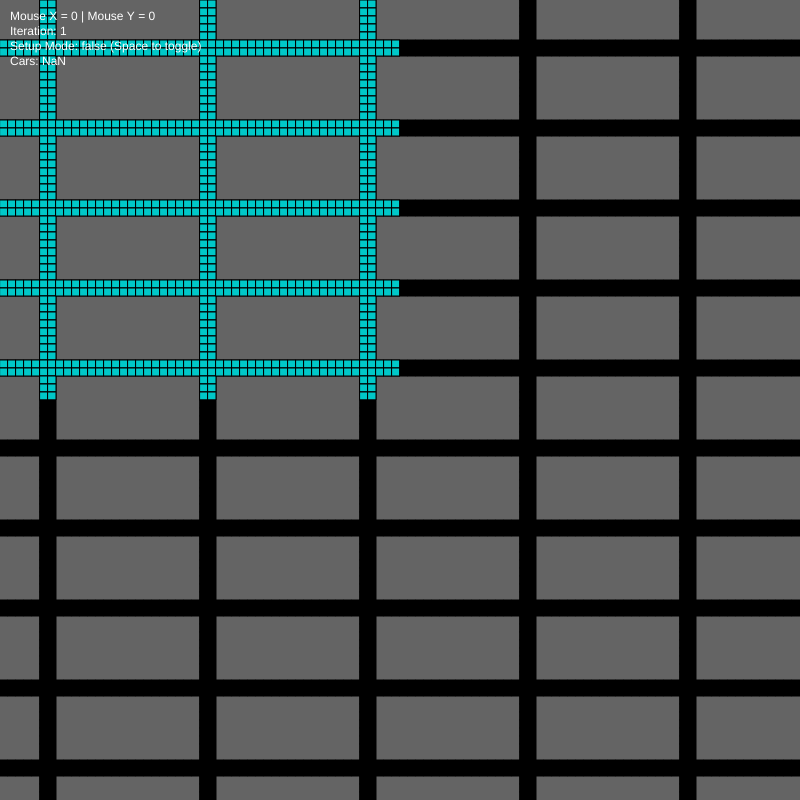
Frame 1 (no input)
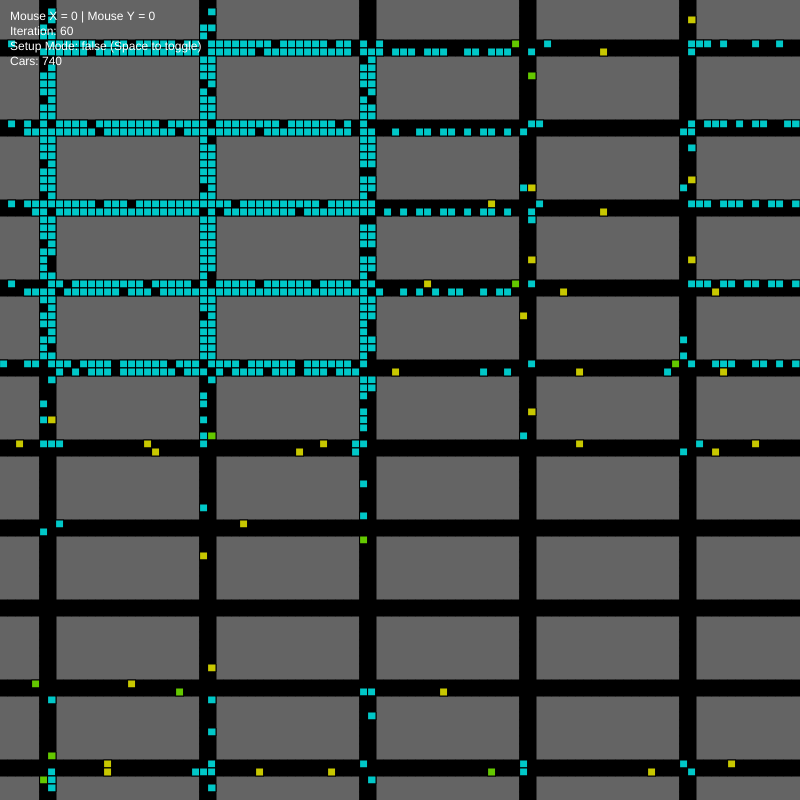
Frame 60 (no input)
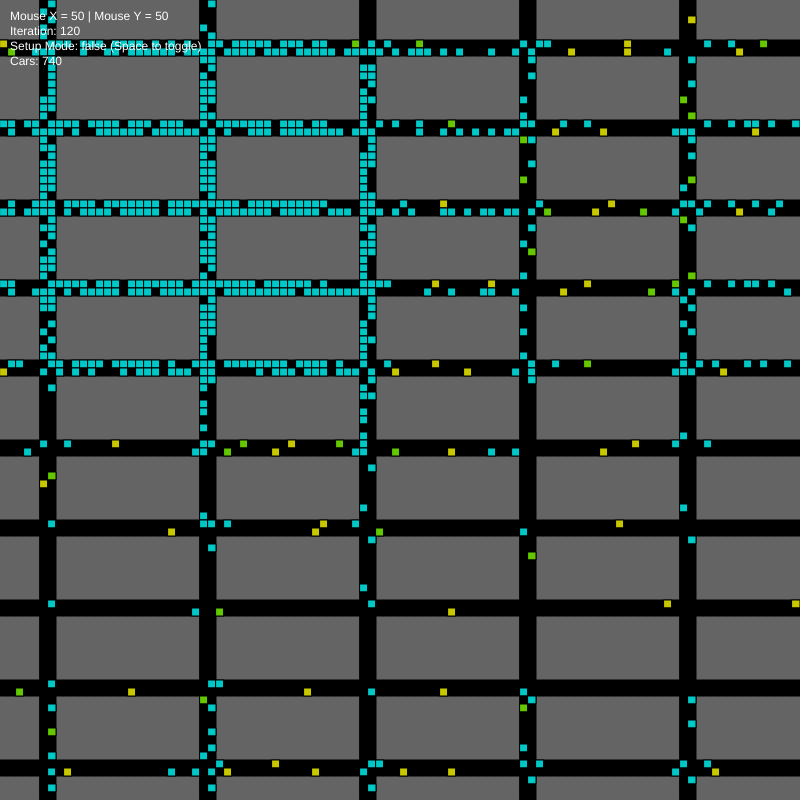
Frame 120 (the mouse pressed at the canvas centre since frame 60)

The p5.js sketch that drew these frames (run headless with seeded random() and noise() and a simulated clock; from frame 60 on, the mouse is pressed at the canvas centre):

// p5.js sketch
// ── sketch.js
// afc_05_cells_n_stuff
// Dima Konev
// September 19 2017

// EMPTY anything is zero
const EMPTY = 0;

// directions
const NORTH = 1;
const EAST = 2;
const SOUTH = 3;
const WEST = 4;

// types of things on the ground
const ROAD  = 1;
const INTERSECTION = 2;

// types of road "contents"
const CAR = -1;
const WRECK = -2;


function Cell() {
    this.type = EMPTY;

    this.direction = EMPTY;
    this.destination = EMPTY;

    this.content = new Content();
};

function Content() {
    this.type = EMPTY;
    this.cooldown = 0;
    this.wait = 0;
}

//resolution
var resX = 8;
var resY = 8;

//the two fields
var lifeField = [];
var lifeField2 = [];

//variables for swapping around
var currentLF;
var lastLF;
var temp;

//dimensions of the field
var a;
var b;

var iterations = 0;

//mode to place cells
var setupMode = false;
//mode where each cell has a 1 in 10000 chance of randomly changing 



function setup() {
    res = 8;
    resX = res;
    resY = res;
    createCanvas(800, 800);
    //get dimensions
    a = parseInt(width/resX);
    b = parseInt(height/resY);

    a = 100;
    b = 100;


    //create two empty fields
    for(var i = 0; i < a; i++) {
        lifeField[i] = [];
        lifeField2[i] = [];
        for(var j = 0; j < b; j++) {
            lifeField[i][j] = new Cell();
            lifeField2[i][j] = new Cell();
        }
    }
 

    currentLF = lifeField;
    lastLF = lifeField2;

    for(var i = 5; i < a; i+=20) {
        for(var j = 0; j < b; j++) {
            createRoad(i, j, SOUTH, SOUTH);
            createRoad(i + 1, j, NORTH, NORTH);
        }
    }
    for(var j = 5; j < b; j+=10) {
        for (var i = 0; i < a; i++) {
            if (getCell(i, j).type == ROAD) {
                createIntersection(i, j, WEST, getCell(i, j).direction, WEST, getCell(i, j).destination);
            }
            else {
                createRoad(i, j, WEST, WEST);
            }
            if (getCell(i, j + 1).type == ROAD) {
                createIntersection(i, j + 1, EAST, getCell(i, j + 1).direction, EAST, getCell(i, j + 1).destination);
            }
            else {
                createRoad(i, j + 1, EAST, EAST);
            }
        }
    }


    carCounter = 0;
    for(var i = 0; i < a / 2; i++) {
        for(var j = 0; j < b / 2; j++) {
            carCounter++;
            if (getCell(i, j).type != EMPTY) {
                if (carCounter % 1 == 0) {
                    createContent(i, j, CAR, 2, 2);
                }
            }
        }
    }


    /*
    createRoad(11, 10, ROAD, EAST, EAST);
    createRoad(12, 10, ROAD, EAST, EAST);
    createRoad(13, 10, ROAD, EAST, EAST);
    createRoad(14, 10, ROAD, EAST, EAST);
    createRoad(15, 10, ROAD, EAST, EAST);
    createRoad(16, 10, ROAD, EAST, EAST);
    createRoad(17, 10, ROAD, EAST, EAST);
    createRoad(18, 10, ROAD, EAST, EAST);
    createRoad(19, 10, ROAD, EAST, SOUTH);
    createRoad(19, 11, ROAD, SOUTH, SOUTH);
    createRoad(19, 12, ROAD, SOUTH, SOUTH);
    createRoad(19, 13, ROAD, SOUTH, SOUTH);
    createRoad(19, 14, ROAD, SOUTH, SOUTH);
    createRoad(19, 15, ROAD, SOUTH, SOUTH);
    createRoad(19, 16, ROAD, SOUTH, SOUTH);
    createRoad(19, 17, ROAD, SOUTH, SOUTH);
    createRoad(19, 18, ROAD, SOUTH, SOUTH);
    createRoad(19, 19, ROAD, SOUTH, WEST);
    createRoad(10, 19, ROAD, WEST, NORTH);
    createRoad(11, 19, ROAD, WEST, WEST);
    createRoad(12, 19, ROAD, WEST, WEST);
    createRoad(13, 19, ROAD, WEST, WEST);
    createRoad(14, 19, ROAD, WEST, WEST);
    createRoad(15, 19, ROAD, WEST, WEST);
    createRoad(16, 19, ROAD, WEST, WEST);
    createRoad(17, 19, ROAD, WEST, WEST);
    createRoad(18, 19, ROAD, WEST, WEST);
    createRoad(10, 18, ROAD, NORTH, NORTH);
    createRoad(10, 17, ROAD, NORTH, NORTH);
    createRoad(10, 16, ROAD, NORTH, NORTH);
    createRoad(10, 15, ROAD, NORTH, NORTH);
    createRoad(10, 14, ROAD, NORTH, NORTH);
    createRoad(10, 13, ROAD, NORTH, NORTH);
    createRoad(10, 12, ROAD, NORTH, NORTH);
    createRoad(10, 11, ROAD, NORTH, NORTH);
    createRoad(10, 10, ROAD, NORTH, EAST);

    createRoad(10, 9, ROAD, WEST, WEST);
    createRoad(11, 9, ROAD, WEST, WEST);
    createRoad(12, 9, ROAD, WEST, WEST);
    createRoad(13, 9, ROAD, WEST, WEST);
    createRoad(14, 9, ROAD, WEST, WEST);
    createRoad(15, 9, ROAD, WEST, WEST);
    createRoad(16, 9, ROAD, WEST, WEST);
    createRoad(17, 9, ROAD, WEST, WEST);
    createRoad(18, 9, ROAD, WEST, WEST);
    createRoad(19, 9, ROAD, WEST, WEST);
    createRoad(20, 9, ROAD, NORTH, WEST);
    createRoad(20, 10, ROAD, NORTH, NORTH);
    createRoad(20, 11, ROAD, NORTH, NORTH);
    createRoad(20, 12, ROAD, NORTH, NORTH);
    createRoad(20, 13, ROAD, NORTH, NORTH);
    createRoad(20, 14, ROAD, NORTH, NORTH);
    createRoad(20, 15, ROAD, NORTH, NORTH);
    createRoad(20, 16, ROAD, NORTH, NORTH);
    createRoad(20, 17, ROAD, NORTH, NORTH);
    createRoad(20, 18, ROAD, NORTH, NORTH);
    createRoad(20, 19, ROAD, NORTH, NORTH);
    createRoad(10, 20, ROAD, EAST, EAST);
    createRoad(11, 20, ROAD, EAST, EAST);
    createRoad(12, 20, ROAD, EAST, EAST);
    createRoad(13, 20, ROAD, EAST, EAST);
    createRoad(14, 20, ROAD, EAST, EAST);
    createRoad(15, 20, ROAD, EAST, EAST);
    createRoad(16, 20, ROAD, EAST, EAST);
    createRoad(17, 20, ROAD, EAST, EAST);
    createRoad(18, 20, ROAD, EAST, EAST);
    createRoad(19, 20, ROAD, EAST, EAST);
    createRoad(20, 20, ROAD, EAST, NORTH);
    createRoad(9, 20, ROAD, SOUTH, EAST);
    createRoad(9, 19, ROAD, SOUTH, SOUTH);
    createRoad(9, 18, ROAD, SOUTH, SOUTH);
    createRoad(9, 17, ROAD, SOUTH, SOUTH);
    createRoad(9, 16, ROAD, SOUTH, SOUTH);
    createRoad(9, 15, ROAD, SOUTH, SOUTH);
    createRoad(9, 14, ROAD, SOUTH, SOUTH);
    createRoad(9, 13, ROAD, SOUTH, SOUTH);
    createRoad(9, 12, ROAD, SOUTH, SOUTH);
    createRoad(9, 11, ROAD, SOUTH, SOUTH);
    createRoad(9, 10, ROAD, SOUTH, SOUTH);
    createRoad(9, 10, ROAD, SOUTH, SOUTH);

    createRoad(8, 9, ROAD, WEST, WEST);
    createRoad(7, 9, ROAD, WEST, WEST);
    createRoad(6, 9, ROAD, WEST, WEST);
    createRoad(5, 9, ROAD, WEST, NORTH);
    createRoad(5, 8, ROAD, NORTH, NORTH);
    createRoad(5, 7, ROAD, NORTH, NORTH);
    createRoad(5, 6, ROAD, NORTH, NORTH);
    createRoad(5, 5, ROAD, NORTH, EAST);
    createRoad(6, 5, ROAD, EAST, EAST);
    createRoad(7, 5, ROAD, EAST, EAST);
    createRoad(8, 5, ROAD, EAST, EAST);
    createRoad(9, 5, ROAD, EAST, SOUTH);
    createRoad(9, 6, ROAD, SOUTH, SOUTH);
    createRoad(9, 7, ROAD, SOUTH, SOUTH);
    createRoad(9, 8, ROAD, SOUTH, SOUTH);

    createRoad(8, 10, ROAD, EAST, EAST);
    createRoad(7, 10, ROAD, EAST, EAST);
    createRoad(6, 10, ROAD, EAST, EAST);
    createRoad(5, 10, ROAD, EAST, EAST);
    createRoad(4, 10, ROAD, SOUTH, EAST);
    createRoad(4, 9, ROAD, SOUTH, SOUTH);
    createRoad(4, 8, ROAD, SOUTH, SOUTH);
    createRoad(4, 7, ROAD, SOUTH, SOUTH);
    createRoad(4, 6, ROAD, SOUTH, SOUTH);
    createRoad(4, 5, ROAD, SOUTH, SOUTH);
    createRoad(4, 4, ROAD, WEST, SOUTH);
    createRoad(5, 4, ROAD, WEST, WEST);
    createRoad(6, 4, ROAD, WEST, WEST);
    createRoad(7, 4, ROAD, WEST, WEST);
    createRoad(8, 4, ROAD, WEST, WEST);
    createRoad(9, 4, ROAD, WEST, WEST);
    createRoad(10, 4, ROAD, NORTH, WEST);
    createRoad(10, 5, ROAD, NORTH, NORTH);
    createRoad(10, 6, ROAD, NORTH, NORTH);
    createRoad(10, 7, ROAD, NORTH, NORTH);
    createRoad(10, 8, ROAD, NORTH, NORTH);

    createIntersection(9, 9, WEST, SOUTH, SOUTH, WEST);
    createIntersection(10, 9, WEST, NORTH, NORTH, WEST);
    createIntersection(9, 10, EAST, SOUTH, SOUTH, EAST);
    createIntersection(10, 10, EAST, NORTH, NORTH, EAST);

    
    createContent(9, 9, CAR, 0, 0);
    createContent(9, 8, CAR, 0, 0);
    createContent(10, 9, CAR, 0, 0);
    createContent(10, 10, WRECK, 0, 50);
    createContent(19, 19, CAR, 2, 0);
    createContent(19, 20, CAR, 2, 0);
    createContent(14, 9, CAR, 2, 0);
    createContent(15, 9, CAR, 2, 0);
    createContent(16, 9, CAR, 2, 0);

    createContent(9, 9, CAR, 1, 0);
    createContent(10, 9, CAR, 1, 1);
   
    
    setupMode = true;
    */


    //createContent(11, 9, CAR, 1, 0);
    //createContent(12, 9, CAR, 0, 0);
}

function swapDestinationFor9x9() {
    if (getCell(9, 9).destination == SOUTH) {
        getCell(9, 9).destination = WEST;
        getLastCell(9, 9).destination = WEST;
    }
    else if (getCell(9, 9).destination == WEST) {
        getCell(9, 9).destination = SOUTH;
        getLastCell(9, 9).destination = SOUTH;
    }
}


function createContent(x, y, type, cooldown, wait) {
    currentLF[x][y].content.type = type;
    currentLF[x][y].content.cooldown = cooldown;
    currentLF[x][y].content.wait = wait;

    lastLF[x][y].content.type = type;
    lastLF[x][y].content.cooldown = cooldown;
    lastLF[x][y].content.wait = wait;
}

//delta for roads - don't rewrite all of them every single step
function createIntersection(x, y, direction, iDirection, destination, iDestination) {
    currentLF[x][y].type = INTERSECTION;
    currentLF[x][y].direction = direction;
    currentLF[x][y].iDirection = iDirection;
    currentLF[x][y].destination = destination;
    currentLF[x][y].iDestination = iDestination;

    lastLF[x][y].type = INTERSECTION;
    lastLF[x][y].direction = direction;
    lastLF[x][y].iDirection = iDirection;
    lastLF[x][y].destination = destination;
    lastLF[x][y].iDestination = iDestination;
}

function createRoad(x, y, direction, destination) {
    currentLF[x][y].type = ROAD;
    currentLF[x][y].direction = direction;
    currentLF[x][y].destination = destination;

    lastLF[x][y].type = ROAD;
    lastLF[x][y].direction = direction;
    lastLF[x][y].destination = destination;
}

function getCell(x, y) {
    //wraparound
    if(x < 0) {
        x = a + x;
    }
    else if (x >= a) {
        x = x - a;
    }
    if(y < 0) {
        y = b + y;
    }
    else if (y >= b) {
        y = y - b;
    }

    return currentLF[x][y];
}

function getLastCell(x, y) {
    //wraparound
    if(x < 0) {
        x = a + x;
    }
    else if (x >= a) {
        x = x - a;
    }
    if(y < 0) {
        y = b + y;
    }
    else if (y >= b) {
        y = y - b;
    }

    return lastLF[x][y];
}

function getLastNeighborWithDirectionalOffset(x, y, i) {
    var direction;
    if (i > 0) {
        direction = getLastCell(x, y).destination;
    }
    else if (i < 0) {
        direction = getLastCell(x, y).direction;
    }
    else {
        return getLastCell(x, y);
    }

    return getLastNeighborAtDirection(x, y, i, direction);
}

function getLastNeighborAtDirection(x, y, i, direction) {
    switch(direction) {
        case NORTH:
            return getLastCell(x, y - i); 
        case EAST:
            return getLastCell(x + i, y); 
        case SOUTH:
            return getLastCell(x, y + i); 
        case WEST:
            return getLastCell(x - i, y); 
    }
}

// returns a cell depending on given cell's direction
function getLastDirectionalNeighbor(x, y) {
    return getLastNeighborWithDirectionalOffset(x, y, -1);
}
// returns a cell depending on given cell's direction
function getLastForwardsDirectionalNeighbor(x, y) {
    return getLastNeighborWithDirectionalOffset(x, y, 1);
}

//if there is something ahead, return true
function isThereAnObstacleAhead(x, y) {
    for (var i = 1; i < 4; i++) {
        neighbor = getLastNeighborWithDirectionalOffset(x, y, i); 
        if (neighbor.type != ROAD || neighbor.content.type != EMPTY) {
            return true;
        }
    }
    return false;
}

//traverse roads somewhat similarly to a linked list, return car count
function getCarCount(originX, originY, originDestination) {
    var carCount = 0;

    var x = originX;
    var y = originY;
    var destination = originDestination;

    var lastCell = getLastCell(x, y);

    for (var i = 0; i < 20; i++) {
        switch(destination) {
            case NORTH:
                y = y - 1; 
                break;
            case EAST:
                x = x + 1; 
                break;
            case SOUTH:
                y = y + 1; 
                break;
            case WEST:
                x = x - 1; 
                break;
        }
        
        currentCell = getLastCell(x, y);
        
        //going from origin cell to first neighbor to check ignores destination-destination matching
        if ((x != originX && y != originY) && lastCell.destination != currentCell.direction) {
            break;
        }
        
        if (currentCell.content.type == CAR) {
            carCount++;
        }

        lastCell = currentCell;
        destination = lastCell.destination;
    }
    return carCount;
}

function getCarCountBackwards(originX, originY, originDirection) {
    var carCount = 0;

    var x = originX;
    var y = originY;
    var direction = originDirection;

    var lastCell = getLastCell(x, y);

    for (var i = 0; i < 5; i++) {
        switch(direction) {
            case NORTH:
                y = y + 1; 
                break;
            case EAST:
                x = x - 1; 
                break;
            case SOUTH:
                y = y - 1; 
                break;
            case WEST:
                x = x + 1; 
                break;
        }
        
        currentCell = getLastCell(x, y);
        
        //going from origin cell to first neighbor to check ignores direction-destination matching
        if ((x != originX && y != originY) && lastCell.direction != currentCell.destination) {
            break;
        }
        
        if (currentCell.content.type == CAR) {
            carCount++;
        }

        lastCell = currentCell;
        direction = lastCell.direction;
    }
    return carCount;
}




//step process for a single cell
function cellStep(x, y) {
    if (getLastCell(x, y).type == INTERSECTION) {
        if (getLastCell(x, y).iDirection != EMPTY) {
            var carCount = getCarCountBackwards(x, y, getLastCell(x, y).direction);
            var iCarCount = getCarCountBackwards(x, y, getLastCell(x, y).iDirection);

            if (carCount > iCarCount) {
                getCell(x, y).direction = getLastCell(x, y).direction;
                getCell(x, y).iDirection = getLastCell(x, y).iDirection;
            }
            else {
                getCell(x, y).direction = getLastCell(x, y).iDirection;
                getCell(x, y).iDirection = getLastCell(x, y).direction;
            }
        }
        
        if (getLastCell(x, y).iDestination != EMPTY) {
            var carCount = getCarCount(x, y, getLastCell(x, y).destination);
            var iCarCount = getCarCount(x, y, getLastCell(x, y).iDestination);

            if (carCount < iCarCount) {
                getCell(x, y).destination = getLastCell(x, y).destination;
                getCell(x, y).iDestination = getLastCell(x, y).iDestination;
            }
            else {
                getCell(x, y).destination = getLastCell(x, y).iDestination;
                getCell(x, y).iDestination = getLastCell(x, y).destination;
            }
        }

        neighbor = getLastDirectionalNeighbor(x, y);
        iNeighbor = getLastNeighborAtDirection(x, y, -1, getLastCell(x, y).iDirection);
        if (iNeighbor.destination == getLastCell(x, y).iDirection && iNeighbor.content.type == CAR && iNeighbor.content.cooldown != 2 && iNeighbor.content.wait == 0 && neighbor.content.type == CAR && neighbor.content.wait == 0) {
                getCell(x, y).content.type = WRECK;
                getCell(x, y).content.wait = 10;
                print("crash " + iterations);
                return;
        }
        else if (iNeighbor.content.type == CAR && iNeighbor.content.cooldown != 2 && iNeighbor.content.wait == 0 && iNeighbor.destination == getLastCell(x, y).iDirection) {
            getCell(x, y).content.type = CAR;
            getCell(x, y).content.cooldown = iNeighbor.content.cooldown;
            getCell(x, y).content.wait = getCell(x, y).content.cooldown;
            
            //if there is something ahead, slow down
            if (isThereAnObstacleAhead(x, y) == true) {
                if (getCell(x, y).content.cooldown < 2) {
                    getCell(x, y).content.cooldown++;
                }
                getCell(x, y).content.wait = getCell(x, y).content.cooldown;
                return;
            }
            //else, speed up
            if (getCell(x, y).content.cooldown > 0) {
                getCell(x, y).content.cooldown--;
                getCell(x, y).content.wait = getCell(x, y).content.cooldown;
            }
            return;
        }
    }

    if (getLastCell(x, y).type != EMPTY) {
        neighbor = getLastDirectionalNeighbor(x, y);
        //operate on cell "contents"
        if (getLastCell(x, y).content.type == WRECK) {
            getCell(x, y).content.type = WRECK;
            getCell(x, y).content.wait = getLastCell(x, y).content.wait - 1;
            
            if (getCell(x, y).content.wait == 0) {
                getCell(x, y).content.type = EMPTY;
            }
        }
        else if (getLastCell(x, y).content.type == EMPTY || (getLastCell(x, y).content.type == CAR && getLastCell(x, y).content.cooldown != 2 && getLastCell(x, y).content.wait == 0 && neighbor.content.cooldown != 2 && neighbor.content.wait == 0)) {
            if (neighbor.content.type == CAR && neighbor.content.wait == 0 && neighbor.destination == getLastCell(x, y).direction) {
                getCell(x, y).content.type = CAR;
                getCell(x, y).content.cooldown = neighbor.content.cooldown;
                getCell(x, y).content.wait = getCell(x, y).content.cooldown;
                
                //if there is something ahead, slow down
                if (isThereAnObstacleAhead(x, y) == true) {
                    if (getCell(x, y).content.cooldown < 2) {
                        getCell(x, y).content.cooldown++;
                    }
                    getCell(x, y).content.wait = getCell(x, y).content.cooldown;
                    return;
                }
                //else, speed up
                if (getCell(x, y).content.cooldown > 0 && getLastCell(x, y).type == ROAD) {
                    getCell(x, y).content.cooldown--;
                    getCell(x, y).content.wait = getCell(x, y).content.cooldown;
                }
                return;
            }
            else {
                getCell(x, y).content.type = EMPTY;
            }
        }
        else if (getLastCell(x, y).content.type == CAR) {
            //check for incoming crashes first
            neighbor = getLastDirectionalNeighbor(x, y);
            if (neighbor.destination == getLastCell(x, y).direction && neighbor.content.type == CAR && neighbor.content.cooldown != 2 && neighbor.content.wait == 0 && getLastCell(x, y).content.wait != 0) {
                print("crash " + iterations);
                getCell(x, y).content.type = WRECK;
                getCell(x, y).content.wait = 10;
                return;
            }

            if (getLastCell(x, y).content.cooldown == 2) {
                if (getLastCell(x, y).content.wait == 0) {
                    forwardsNeighbor = getLastForwardsDirectionalNeighbor(x, y);
                    if (forwardsNeighbor.type != EMPTY && forwardsNeighbor.content.type == EMPTY && forwardsNeighbor.direction == getLastCell(x, y).destination) {
                        getCell(x, y).content.type = EMPTY;
                    }
                    else {
                        getCell(x, y).content.type = CAR;
                        getCell(x, y).content.cooldown = 2;
                        getCell(x, y).content.wait = 0; 
                    }
                }
                else {
                    getCell(x, y).content.type = CAR;
                    getCell(x, y).content.cooldown = 2;
                    getCell(x, y).content.wait = getLastCell(x, y).content.wait - 1;
                }
            }
            else if (getLastCell(x, y).content.cooldown == 1) {
                if (getLastCell(x, y).content.wait == 0) {
                    //we didn't stop so go and crash
                    getCell(x, y).content.type = EMPTY;
                }
                else {
                    getCell(x, y).content.type = CAR;
                    getCell(x, y).content.cooldown = 1;
                    getCell(x, y).content.wait = 0;
                }
            }
            
            else if (getLastCell(x, y).content.cooldown == 0) {
                //go no matter what
                getCell(x, y).content.type = EMPTY;
            }
        }
    }
}

//swaps the two fields
function swapFields() {
    temp = currentLF;
    currentLF = lastLF;
    lastLF = temp;
}

//perform a single step
function lifeStep() {
    swapFields();
    for(var i = 0; i < a; i++) {
        for(var j = 0; j < b; j++) {
            cellStep(i, j);
        }
    }
    iterations++;
}
function keyPressed() {
    //mode to place cells on screen
    if (key == ' ') {
        setupMode = !setupMode;
    }
    if (keyCode === 67) {
    }
    //place a bunch of random cells on screen
    if (keyCode === 82) {
    }
    if (keyCode === 190) {
        lifeStep();
    }
    if (keyCode === 188) {
        iterations--;
        swapFields();
    }
}

//toggle cell where the mouse is
function mousePressed() {
    x = Math.floor(mouseX/resX);
    y = Math.floor(mouseY/resY);
    print(getCell(x, y));
    if (setupMode == true) {
    }
}

function drawSquare(x, y) {
    cc = currentLF[x][y];
    push();
        rectMode(CENTER);
        translate((x + 0.5) * resX, (y + 0.5) * resY);
        fill(0, 0, 0);
        rect(0, 0, resX, resY);
        pop();
        return;
        if(cc.type == ROAD) {
            stroke(255);
        }
        else if (cc.type = INTERSECTION) {
            stroke(150, 200, 255);
        }
        strokeWeight(2);
        push();
            switch(cc.direction) {
                case NORTH:
                    break;
                case EAST:
                    rotate(0.5 * PI);
                    break;
                case SOUTH:
                    rotate(PI);
                    break;
                case WEST:
                    rotate(-0.5 * PI);
                    break;
            }
            line(0, 0, 0, resY/2 - 2);
        pop();

        push();
            switch(cc.destination) {
                case NORTH:
                    rotate(PI);
                    break;
                case EAST:
                    rotate(-0.5 * PI);
                    break;
                case SOUTH:
                    break;
                case WEST:
                    rotate(0.5 * PI);
                    break;
            }
            line(0, 0, 0, resY/2 - 2);
            line(2, resY/3 - 2, 0, resY/3);
            line(-2, resY/3 - 2, 0, resY/3);
        pop();
    pop();
}
        

var carCount;

function draw() {
    
    //change background depending on mode
    if(setupMode == false) {
        background(100);
        //only swap field pointers if not in setup mode
        //lifeStep();
        swapFields();
        iterations++;
    }
    else {
        background(0, 0, 255);
    }

    for(var i = 0; i < a; i++) {
        for(var j = 0; j < b; j++) {
            cellStep(i, j);
            cc = currentLF[i][j];

            if (cc.type != EMPTY) {
                fill(0, 0, 0);
                //rect(i * resX, j * resY, resX, resY);
                drawSquare(i, j);
                
                if (cc.content.type != EMPTY) {
                    if (cc.content.type == CAR) {
                        carCount++;
                        switch(cc.content.cooldown) {
                            case 2:
                                fill(0, 200, 200);
                                break;
                            case 1:
                                fill(100, 200, 0);
                                break;
                            case 0:
                                fill(200, 200, 0);
                                break;
                        }
                    }
                    else if (cc.content.type == WRECK) {
                        fill(255, 0, 0);
                    }

                    rect(i * resX, j * resY, resX, resY);
                    
                    fill(0);
                   // text(cc.content.wait, i * resX + 2, j * resY + 13);
                }
            }
        }
    }

    if (frameCount % 11 == 0) {
        //swapDestinationFor9x9();
    }

    fill(255);
    text('Mouse X = ' + parseInt(mouseX/resX) + " | Mouse Y = " + parseInt(mouseY/resY) +
         "\nIteration: " + iterations + 
         "\nSetup Mode: " + setupMode + " (Space to toggle)" +
         "\nCars: " + carCount,
         10, 20);
    carCount = 0;
}
